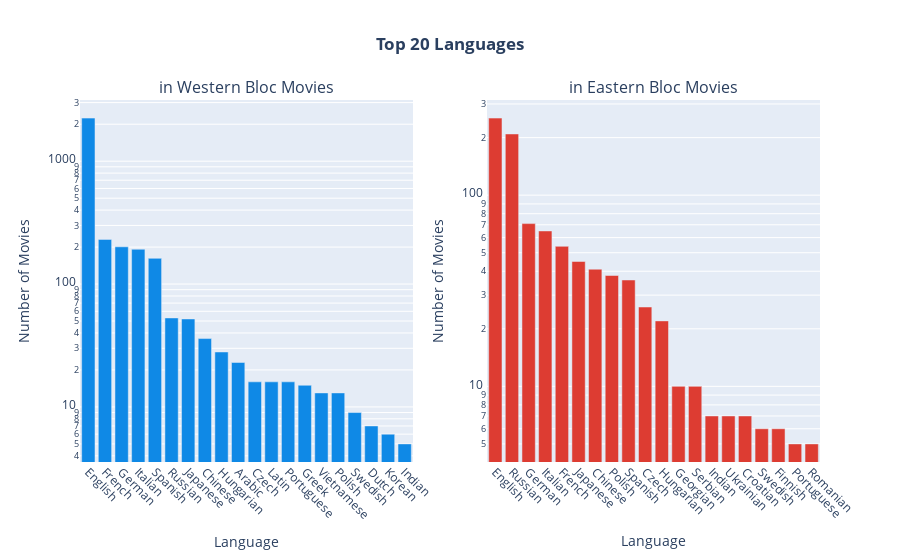

Notebook source saved alongside this figure:
### Code cell
fig = make_subplots(rows=1, cols=2, specs=[[{'type': 'bar'}, {'type': 'bar'}]], subplot_titles=("in Western Bloc Movies", "in Eastern Bloc Movies"))
fig.add_trace(go.Bar(x=western_languages_count['language'].head(20), 
                    y=western_languages_count['count'],
                    hovertemplate='%{x}: %{y}<extra></extra>', 
                    marker_color='#0F89E6'), row=1, col=1)

fig.add_trace(go.Bar(x=eastern_languages_count['language'].head(20),
                    y=eastern_languages_count['count'],
                    hovertemplate='%{x}: %{y}<extra></extra>',
                    marker_color='#DD3C32'), row=1, col=2)

# add log scale to y-axis
fig.update_yaxes(type="log", row=1, col=1)
fig.update_yaxes(type="log", row=1, col=2)
fig.update_xaxes(tickangle=45)
# add x-axis and y-axis labels (set a common label for both subplots)

fig.update_xaxes(title_text="Language")
fig.update_yaxes(title_text="Number of Movies")


fig.update_layout(title_text="Top 20 Languages", title_x=0.5, title_font_weight='bold', showlegend=False)
# Update the layout for better visualization
fig.update_layout(
    title_text="Top 20 Languages",
    title_x=0.5,
    title_font_weight='bold', 
    showlegend=False,
    xaxis=dict(title_text='Language'),
    xaxis2=dict(title_text='Language'),
    yaxis=dict(title_text='Number of Movies'),
    yaxis2=dict(title_text='Number of Movies')
)

fig.show()

### Figure 1 — Plotly figure (JSON) as saved in the notebook; plotly's stock layout.template omitted (floating-point values rounded to 4 significant figures)
{"data": [{"hovertemplate": "%{x}: %{y}<extra></extra>", "marker": {"color": "#0F89E6"}, "type": "bar", "x": ["English", "French", "German", "Italian", "Spanish", "Russian", "Japanese", "Chinese", "Hungarian", "Arabic", "Czech", "Latin", "Portuguese", "Greek", "Vietnamese", "Polish", "Swedish", "Dutch", "Korean", "Indian"], "xaxis": "x", "y": [2243, 231, 201, 192, 162, 53, 52, 36, 28, 23, 16, 16, 16, 15, 13, 13, 9, 7, 6, 5, 5, 5, 5, 4, 4, 3, 2, 2, 2, 2, 2, 2, 2, 1, 1, 1, 1, 1, 1, 1, 1, 1, 1], "yaxis": "y"}, {"hovertemplate": "%{x}: %{y}<extra></extra>", "marker": {"color": "#DD3C32"}, "type": "bar", "x": ["English", "Russian", "German", "Italian", "French", "Japanese", "Chinese", "Polish", "Spanish", "Czech", "Hungarian", "Georgian", "Serbian", "Indian", "Ukrainian", "Croatian", "Swedish", "Finnish", "Portuguese", "Romanian"], "xaxis": "x2", "y": [253, 209, 71, 65, 54, 45, 41, 38, 36, 26, 22, 10, 10, 7, 7, 7, 6, 6, 5, 5, 5, 5, 4, 4, 4, 4, 3, 3, 3, 2, 2, 2, 2, 2, 1, 1, 1, 1, 1, 1, 1, 1], "yaxis": "y2"}], "layout": {"annotations": [{"font": {"size": 16}, "showarrow": false, "text": "in Western Bloc Movies", "x": 0.225, "xanchor": "center", "xref": "paper", "y": 1, "yanchor": "bottom", "yref": "paper"}, {"font": {"size": 16}, "showarrow": false, "text": "in Eastern Bloc Movies", "x": 0.775, "xanchor": "center", "xref": "paper", "y": 1, "yanchor": "bottom", "yref": "paper"}], "showlegend": false, "title": {"font": {"weight": "bold"}, "text": "Top 20 Languages", "x": 0.5}, "xaxis": {"anchor": "y", "domain": [0, 0.45], "tickangle": 45, "title": {"text": "Language"}}, "xaxis2": {"anchor": "y2", "domain": [0.55, 1], "tickangle": 45, "title": {"text": "Language"}}, "yaxis": {"anchor": "x", "domain": [0, 1], "title": {"text": "Number of Movies"}, "type": "log"}, "yaxis2": {"anchor": "x2", "domain": [0, 1], "title": {"text": "Number of Movies"}, "type": "log"}}}
